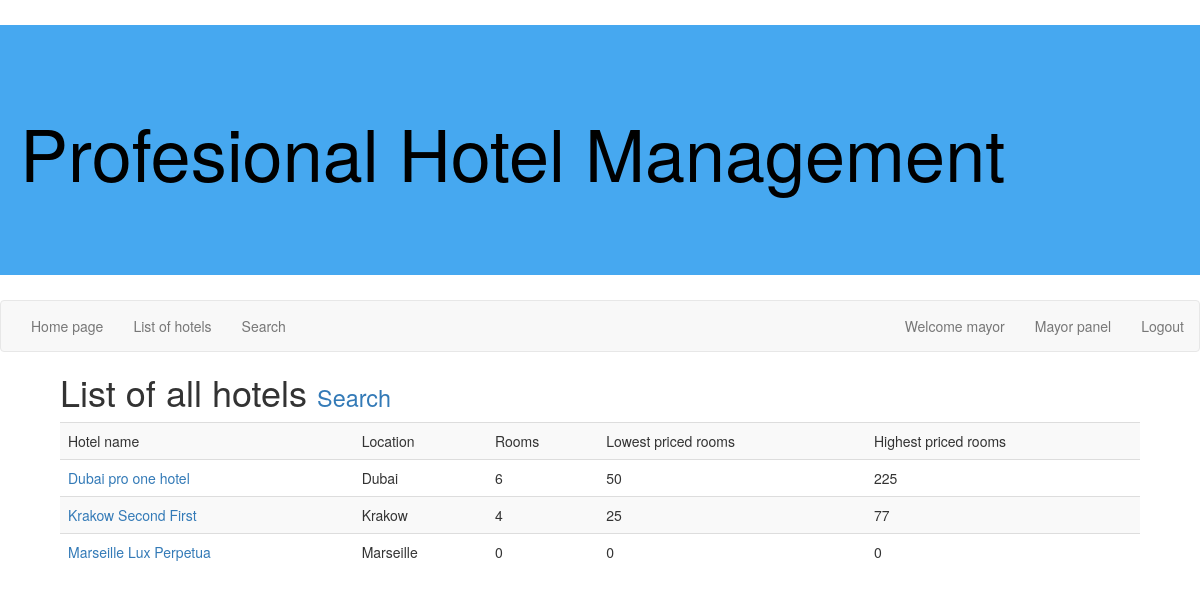
The app's page /php/hotels.php (signed in) with its own data.
### tables this page shows
CREATE TABLE `users` (
  `user_id` int(8) NOT NULL,
  `user_name` varchar(255) NOT NULL,
  `user_pass` varchar(255) NOT NULL,
  `user_level` smallint(4) NOT NULL DEFAULT '1',
  `user_firstname` varchar(255) NOT NULL,
  `user_lastname` varchar(255) NOT NULL,
  `user_birthdate` int(8) NOT NULL,
  `user_adress` varchar(255) NOT NULL,
  `user_tel` int(8) NOT NULL,
  `user_status` smallint(4) NOT NULL DEFAULT '1',
  `user_deleted` int(1) NOT NULL DEFAULT '0'
);

CREATE TABLE `hotels` (
  `hotel_id` int(8) NOT NULL,
  `hotel_name` varchar(255) NOT NULL,
  `hotel_location` varchar(255) NOT NULL,
  `hotel_min_price` int(8) NOT NULL DEFAULT '0',
  `hotel_max_price` int(8) NOT NULL DEFAULT '0',
  `hotel_rooms` int(11) NOT NULL
);

### php/core.php (called while the page is built, shortened)
<?php
function dbquery($query) {
	$result = @mysql_query($query);
	if (!$result) {
		echo mysql_error();
		return false;
	} else {
		return $result;
	}
}
function dbrows($query) {
	$result = @mysql_num_rows($query);
	return $result;
}
function dbarray($query) {
	$result = @mysql_fetch_assoc($query);
	if (!$result) {
		return false;
	} else {
		return $result;
	}
}
?>

### php/hotels.php (the view, shortened to what this page needs)
<?php
require_once "core.php";
require_once "style/head.php";
$query = dbquery("SELECT * FROM hotels");
if(!dbrows($query)){ echo "Unfortunatly we do not have any hotels yet"; }
else{
$hotels = $query;
?>
<h1>List of all hotels <small><a href="search.php">Search</a></small></h1>
<table class="table table-striped">
<tr><td>Hotel name</td><td>Location</td><td>Rooms</td><td>Lowest priced rooms</td><td>Highest priced rooms</td></tr>
<?php
while($hotel = dbarray($hotels))
{
	$rooms = dbquery("SELECT * FROM rooms WHERE `hotel_id` = '".$hotel['hotel_id']."'");
	echo "<tr><td><a href=\"hotel.php?id=".$hotel['hotel_id']."\">".$hotel['hotel_name']."</a></td><td>".$hotel['hotel_location']."</td><td>".dbrows($rooms)."</td><td>".$hotel['hotel_min_price']."</td><td>".$hotel['hotel_max_price']."</td></tr>";
}
?>
</table>
<?php
}
require_once "style/foot.php";
?>

### php/style/head.php (shortened to what this page needs)
<?php if(!defined("BASE")) die("Acc denied");
$user; $userid; $username; $userlevel; $logged = false; $commercial = false;
if(isset($_COOKIE['HOTEL_MAN_USER'])){
	$cookiedata = explode(",", $_COOKIE['HOTEL_MAN_USER']);
	$query = dbquery("SELECT * FROM users WHERE `user_id` = '".$cookiedata[0]."' AND `user_pass` = '".$cookiedata[1]."' AND `user_deleted` != '1' ");
	if(dbrows($query))
	{
		$user = dbarray($query);
		$username = $user['user_name'];
		$userlevel = $user['user_level'];
		$logged = true;
	}
}
?>
<!DOCTYPE html>
<html>
<head>
	<link rel="stylesheet" href="<?php echo BASE; ?>style/maincss.css" type="text/css" />
	<link rel="stylesheet" href="<?php echo BASE; ?>style/bootstrap.css" type="text/css" />
</head>
<body>
<div class="logo"><a href="<?php echo BASE; ?>">Profesional Hotel Management</a></div>
<nav class="navbar navbar-default">
	<div class="navbar-fluid">
		<div class="collapse navbar-collapse">
			<ul class="nav navbar-nav">
				<li><a href="<?php echo BASE; ?>index.php">Home page</a></li>
				<li><a href="<?php echo BASE; ?>hotels.php">List of hotels</a></li>
				<li><a href="<?php echo BASE; ?>search.php">Search</a></li>
			</ul>
<?php
if($logged){
?>
			<ul class="nav navbar-nav navbar-right">
				<li><a href="<?php echo BASE; ?>profile.php">Welcome <?php echo $username; ?></a></li>
<?php
		if($userlevel > 90){
?>
				<li><a href="<?php echo BASE; ?>admin/">Admin panel</a></li>
<?php
		}elseif($userlevel > 9){
?>
				<li><a href="<?php echo BASE; ?>admin/remove_booking.php">Mayor panel</a></li>
<?php
		}
?>
				<li><a href="<?php echo BASE; ?>logout.php">Logout</a></li>
			</ul>
<?php
}
?>
		</div>
	</div>
</nav>
<div class="content">

### php/style/maincss.css (style rules this page uses)
.logo { width: 100%; background-color: rgb(70, 168, 240); height: 250px; font-size: 72px; margin: 25px 0px 25px 0px; padding: 75px 0px 0px 20px; }
.logo a { color: #000000; }
.content { min-width: 720px; width: 90%; margin: auto; }

### records on screen
users: user_name "mayor"
hotels: hotel_name "Dubai pro one hotel", hotel_location "Dubai", rooms "6", hotel_min_price "50", hotel_max_price "225"
hotels: hotel_name "Krakow Second First", hotel_location "Krakow", rooms "4", hotel_min_price "25", hotel_max_price "77"
hotels: hotel_name "Marseille Lux Perpetua", hotel_location "Marseille", rooms "0", hotel_min_price "0", hotel_max_price "0"
